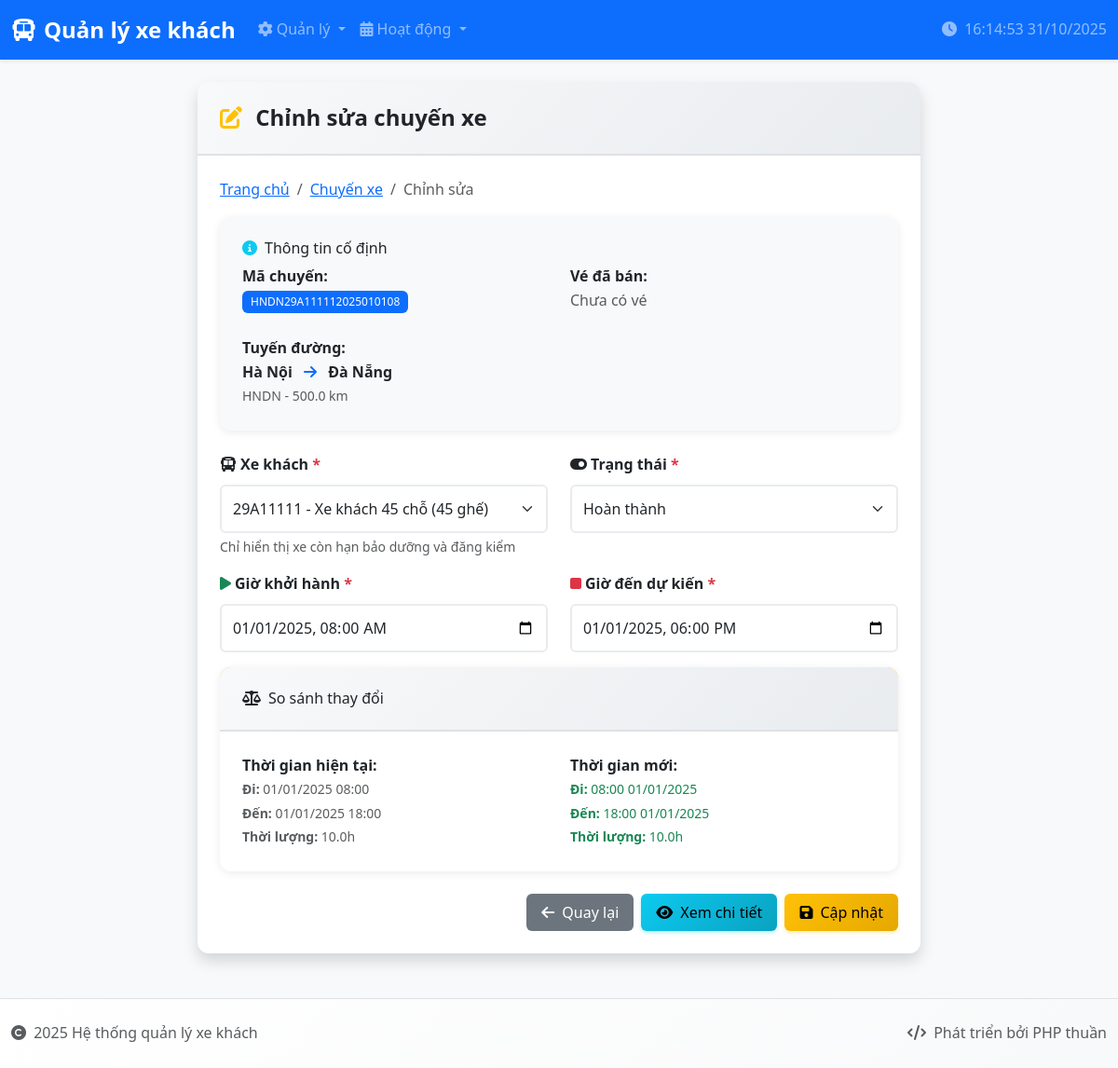
The page /quanly_xe_khach/chuyen_xe/edit.php?id=HNDN29A111112025010108 on the database its author committed.
### tables this page shows
CREATE TABLE `chuyen_xe` (
  `MaChuyenXe` varchar(50) NOT NULL,
  `MaXe` varchar(8) NOT NULL,
  `MaTuyenDuong` varchar(4) NOT NULL,
  `GioDi` datetime NOT NULL,
  `GioDen` datetime NOT NULL,
  `TrangThai` int(11) DEFAULT 1,
  PRIMARY KEY (`MaChuyenXe`),
  KEY `MaXe` (`MaXe`),
  KEY `MaTuyenDuong` (`MaTuyenDuong`),
  CONSTRAINT `chuyen_xe_ibfk_1` FOREIGN KEY (`MaXe`) REFERENCES `xe_khach` (`MaXe`),
  CONSTRAINT `chuyen_xe_ibfk_2` FOREIGN KEY (`MaTuyenDuong`) REFERENCES `tuyen_duong` (`MaTuyenDuong`)
);

CREATE TABLE `tuyen_duong` (
  `MaTuyenDuong` varchar(4) NOT NULL,
  `DiemDau` varchar(100) NOT NULL,
  `DiemCuoi` varchar(100) NOT NULL,
  `DoPhucTap` int(11) DEFAULT NULL CHECK (`DoPhucTap` in (1,2,3)),
  `DoDai` int(11) NOT NULL,
  PRIMARY KEY (`MaTuyenDuong`)
);

### quanly_xe_khach/chuyen_xe/edit.php (the view, shortened to what this page needs)
<?php
$database = new Database();
$db = $database->getConnection();
$id = isset($_GET['id']) ? $_GET['id'] : '';
try {
    $query = "SELECT cx.*, td.DiemDau, td.DiemCuoi, td.DoDai, td.DoPhucTap,
                     xk.MaXe, lx.TenLoaiXe, lx.SoGhe
              FROM chuyen_xe cx
              LEFT JOIN tuyen_duong td ON cx.MaTuyenDuong = td.MaTuyenDuong
              LEFT JOIN xe_khach xk ON cx.MaXe = xk.MaXe
              LEFT JOIN loai_xe lx ON xk.MaLoaiXe = lx.MaLoaiXe
              WHERE cx.MaChuyenXe = ?";
    $stmt = $db->prepare($query);
    $stmt->execute([$id]);
    $chuyen_xe = $stmt->fetch(PDO::FETCH_ASSOC);
    $query_xe = "SELECT xk.*, lx.TenLoaiXe, lx.SoGhe
                 FROM xe_khach xk
                 LEFT JOIN loai_xe lx ON xk.MaLoaiXe = lx.MaLoaiXe
                 WHERE (xk.SoNgayBDConLai > 0 AND xk.HanDangKiem > CURDATE())
                 OR xk.MaXe = ?
                 ORDER BY xk.MaXe";
    $stmt_xe = $db->prepare($query_xe);
    $stmt_xe->execute([$chuyen_xe['MaXe']]);
    $xe_khach_list = $stmt_xe->fetchAll(PDO::FETCH_ASSOC);
} catch(PDOException $e) {
    $error = "Lỗi: " . $e->getMessage();
}
include '../includes/header.php';
?>
<div class="row justify-content-center">
    <div class="col-md-10 col-lg-8">
        <div class="card shadow">
            <div class="card-header">
                <h4 class="mb-0">
                    <i class="fas fa-edit text-warning me-2"></i>
                    Chỉnh sửa chuyến xe
                </h4>
            </div>
            <div class="card-body">
                <nav aria-label="breadcrumb" class="mb-3">
                    <ol class="breadcrumb">
                        <li class="breadcrumb-item"><a href="../index.php">Trang chủ</a></li>
                        <li class="breadcrumb-item"><a href="index.php">Chuyến xe</a></li>
                        <li class="breadcrumb-item active">Chỉnh sửa</li>
                    </ol>
                </nav>
                <?php if ($chuyen_xe): ?>
                    <div class="mb-4">
                        <div class="card bg-light">
                            <div class="card-body">
                                <h6 class="card-title">
                                    <i class="fas fa-info-circle text-info me-2"></i>Thông tin cố định
                                </h6>
                                <div class="row">
                                    <div class="col-md-6">
                                        <strong>Mã chuyến:</strong><br>
                                        <span class="badge bg-primary"><?php echo htmlspecialchars($chuyen_xe['MaChuyenXe']); ?></span><br><br>
                                        <strong>Tuyến đường:</strong><br>
                                        <span class="fw-bold"><?php echo htmlspecialchars($chuyen_xe['DiemDau']); ?></span>
                                        <i class="fas fa-arrow-right mx-2 text-primary"></i>
                                        <span class="fw-bold"><?php echo htmlspecialchars($chuyen_xe['DiemCuoi']); ?></span><br>
                                        <small class="text-muted">
                                            <?php echo htmlspecialchars($chuyen_xe['MaTuyenDuong']); ?> -
                                            <?php echo number_format($chuyen_xe['DoDai'], 1); ?> km
                                        </small>
                                    </div>
                                    <div class="col-md-6">
                                        <?php
                                        $check_ve_query = "SELECT COUNT(*) FROM ve_xe WHERE MaChuyenXe = ?";
                                        $check_ve_stmt = $db->prepare($check_ve_query);
                                        $check_ve_stmt->execute([$id]);
                                        $so_ve_ban = $check_ve_stmt->fetchColumn();
                                        ?>
                                        <strong>Vé đã bán:</strong><br>
                                        <?php if ($so_ve_ban > 0): ?>
                                            <span class="badge bg-warning text-dark">
                                            <i class="fas fa-ticket-alt me-1"></i><?php echo $so_ve_ban; ?> vé
                                        </span>
                                            <div class="small text-warning mt-1">
                                                <i class="fas fa-exclamation-triangle me-1"></i>
                                                Hạn chế thay đổi thời gian (tối đa 2h)
                                            </div>
                                        <?php else: ?>
                                            <span class="text-muted">Chưa có vé</span>
                                        <?php endif; ?>
                                    </div>
                                </div>
                            </div>
                        </div>
                    </div>
                    <form method="POST" class="needs-validation" novalidate>
                        <div class="row">
                            <div class="col-md-6 mb-3">
                                <label class="form-label">
                                    <i class="fas fa-bus me-1"></i>Xe khách <span class="text-danger">*</span>
                                </label>
                                <select class="form-select" name="ma_xe" required>
                                    <?php foreach ($xe_khach_list as $xe): ?>
                                        <option value="<?php echo $xe['MaXe']; ?>"
                                            <?php echo (isset($_POST['ma_xe']) ?
                                                ($_POST['ma_xe'] == $xe['MaXe'] ? 'selected' : '') :
                                                ($chuyen_xe['MaXe'] == $xe['MaXe'] ? 'selected' : '')); ?>>
                                            <?php echo htmlspecialchars($xe['MaXe'] . ' - ' . $xe['TenLoaiXe'] . ' (' . $xe['SoGhe'] . ' ghế)'); ?>
                                        </option>
                                    <?php endforeach; ?>
                                </select>
                                <div class="form-text">Chỉ hiển thị xe còn hạn bảo dưỡng và đăng kiểm</div>
                            </div>
                            <div class="col-md-6 mb-3">
                                <label class="form-label">
                                    <i class="fas fa-toggle-on me-1"></i>Trạng thái <span class="text-danger">*</span>
                                </label>
                                <select class="form-select" name="trang_thai" required>
                                    <option value="2" <?php echo (isset($_POST['trang_thai']) ?
                                        ($_POST['trang_thai'] == 2 ? 'selected' : '') :
                                        ($chuyen_xe['TrangThai'] == 2 ? 'selected' : '')); ?>>
                                        Hoàn thành
                                    </option>
                                </select>
                            </div>
                        </div>
                        <div class="row">
                            <div class="col-md-6 mb-3">
                                <label class="form-label">
                                    <i class="fas fa-play me-1 text-success"></i>Giờ khởi hành <span class="text-danger">*</span>
                                </label>
                                <input type="datetime-local"
                                       class="form-control"
                                       name="gio_di"
                                       id="gio-di"
                                       value="<?php echo isset($_POST['gio_di']) ? $_POST['gio_di'] : date('Y-m-d\TH:i', strtotime($chuyen_xe['GioDi'])); ?>"
                                       required>
                            </div>
                            <div class="col-md-6 mb-3">
                                <label class="form-label">
                                    <i class="fas fa-stop me-1 text-danger"></i>Giờ đến dự kiến <span class="text-danger">*</span>
                                </label>
                                <input type="datetime-local"
                                       class="form-control"
                                       name="gio_den"
                                       id="gio-den"
                                       value="<?php echo isset($_POST['gio_den']) ? $_POST['gio_den'] : date('Y-m-d\TH:i', strtotime($chuyen_xe['GioDen'])); ?>"
                                       required>
                            </div>
                        </div>
                        <div class="mb-4">
                            <div class="card border-warning">
                                <div class="card-header bg-warning text-dark">
                                    <h6 class="mb-0"><i class="fas fa-balance-scale me-2"></i>So sánh thay đổi</h6>
                                </div>
                                <div class="card-body">
                                    <div class="row">
                                        <div class="col-md-6">
                                            <strong>Thời gian hiện tại:</strong><br>
                                            <small class="text-muted">
                                                <strong>Đi:</strong> <?php echo date('d/m/Y H:i', strtotime($chuyen_xe['GioDi'])); ?><br>
                                                <strong>Đến:</strong> <?php echo date('d/m/Y H:i', strtotime($chuyen_xe['GioDen'])); ?><br>
                                                <strong>Thời lượng:</strong>
                                                <?php
                                                $current_duration = (strtotime($chuyen_xe['GioDen']) - strtotime($chuyen_xe['GioDi'])) / 3600;
                                                echo number_format($current_duration, 1) . 'h';
                                                ?>
                                            </small>
                                        </div>
                                        <div class="col-md-6">
                                            <strong>Thời gian mới:</strong><br>
                                            <span id="new-schedule" class="text-success small">
                                        </span>
                                        </div>
                                    </div>
                                </div>
                            </div>
                        </div>
                        <div class="d-grid gap-2 d-md-flex justify-content-md-end">
                            <a href="index.php" class="btn btn-secondary">
                                <i class="fas fa-arrow-left me-2"></i>Quay lại
                            </a>
                            <a href="view.php?id=<?php echo $chuyen_xe['MaChuyenXe']; ?>" class="btn btn-info">
                                <i class="fas fa-eye me-2"></i>Xem chi tiết
                            </a>
                            <button type="submit" class="btn btn-warning">
                                <i class="fas fa-save me-2"></i>Cập nhật
                            </button>
                        </div>
                    </form>
                <?php endif; ?>
            </div>
        </div>
    </div>
</div>
<?php include '../includes/footer.php'; ?>

### quanly_xe_khach/style.css (style rules this page uses)
:root { --primary-color: #0d6efd; --secondary-color: #6c757d; --success-color: #198754; --info-color: #0dcaf0; --warning-color: #ffc107; --danger-color: #dc3545; --light-color: #f8f9fa; --dark-color: #212529; }
body { font-family: 'Segoe UI', Tahoma, Geneva, Verdana, sans-serif; background-color: #f8f9fa; line-height: 1.6; }
.card { border: none; border-radius: 12px; box-shadow: 0 2px 10px rgba(0,0,0,0.08); transition: transform 0.2s ease, box-shadow 0.2s ease; }
.card-header { background: linear-gradient(135deg, #f8f9fa 0%, #e9ecef 100%); border-bottom: 2px solid #dee2e6; border-radius: 12px 12px 0 0 !important; padding: 1.5rem; }
.card-header h4 { margin: 0; color: var(--dark-color); font-weight: 600; }
.card-body { padding: 1.5rem; }
.btn { border-radius: 6px; font-weight: 500; padding: 0.5rem 1rem; transition: all 0.2s ease; border: none; }
.btn-warning { background: linear-gradient(135deg, #ffc107 0%, #e6a800 100%); box-shadow: 0 2px 4px rgba(255, 193, 7, 0.3); color: #000; }
.btn-info { background: linear-gradient(135deg, #0dcaf0 0%, #0aa2c0 100%); box-shadow: 0 2px 4px rgba(13, 202, 240, 0.3); color: #000; }
.badge { font-size: 0.75rem; font-weight: 500; padding: 0.5em 0.75em; border-radius: 6px; }
.form-control, .form-select { border: 2px solid #e9ecef; border-radius: 6px; padding: 0.75rem; transition: border-color 0.2s ease, box-shadow 0.2s ease; }
.form-label { font-weight: 600; color: var(--dark-color); margin-bottom: 0.5rem; }

### quanly_xe_khach/includes/header.php (style rules this page uses)
.card-header { background-color: #f8f9fa; border-bottom: 2px solid #dee2e6; }

### rows shown on the page
chuyen_xe: MaChuyenXe "HNDN29A111112025010108", MaTuyenDuong.DiemDau "Hà Nội", MaTuyenDuong.DiemCuoi "Đà Nẵng", MaTuyenDuong "HNDN", MaTuyenDuong.DoDai "500.0", trang_thai "Hoàn thành", gio_di "01/01/2025 08:00", gio_den "01/01/2025 18:00", GioDi "01/01/2025 08:00", GioDen "01/01/2025 18:00", current_duration "10.0"

### other values the page prints
form field ma_xe "29A11111 - Xe khách 45 chỗ (45 ghế)"
